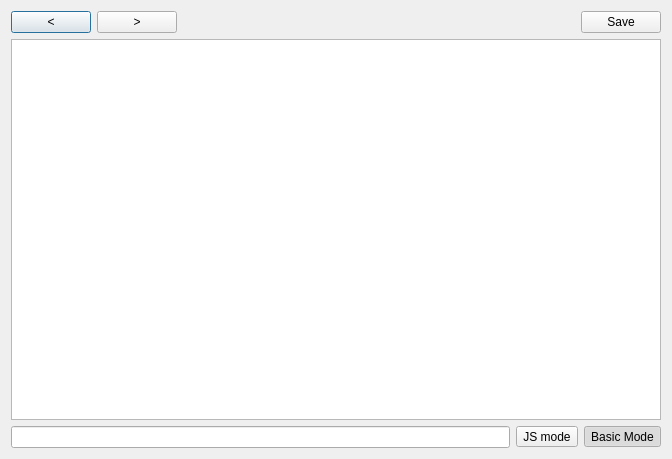
<?xml version="1.0" encoding="UTF-8"?>
<ui version="4.0">
 <class>commandWindow</class>
 <widget class="QDialog" name="commandWindow">
  <property name="geometry">
   <rect>
    <x>0</x>
    <y>0</y>
    <width>672</width>
    <height>459</height>
   </rect>
  </property>
  <property name="windowTitle">
   <string>Command interpreter</string>
  </property>
  <property name="windowOpacity">
   <double>1.000000000000000</double>
  </property>
  <property name="layoutDirection">
   <enum>Qt::LeftToRight</enum>
  </property>
  <property name="autoFillBackground">
   <bool>false</bool>
  </property>
  <layout class="QGridLayout" name="gridLayout">
   <item row="0" column="0">
    <layout class="QHBoxLayout" name="horizontalLayout">
     <item>
      <widget class="QPushButton" name="back">
       <property name="text">
        <string>&lt;</string>
       </property>
      </widget>
     </item>
     <item>
      <widget class="QPushButton" name="forward">
       <property name="text">
        <string>&gt;</string>
       </property>
      </widget>
     </item>
     <item>
      <spacer name="horizontalSpacer">
       <property name="orientation">
        <enum>Qt::Horizontal</enum>
       </property>
       <property name="sizeHint" stdset="0">
        <size>
         <width>40</width>
         <height>20</height>
        </size>
       </property>
      </spacer>
     </item>
     <item>
      <spacer name="horizontalSpacer_3">
       <property name="orientation">
        <enum>Qt::Horizontal</enum>
       </property>
       <property name="sizeHint" stdset="0">
        <size>
         <width>40</width>
         <height>20</height>
        </size>
       </property>
      </spacer>
     </item>
     <item>
      <spacer name="horizontalSpacer_2">
       <property name="orientation">
        <enum>Qt::Horizontal</enum>
       </property>
       <property name="sizeHint" stdset="0">
        <size>
         <width>40</width>
         <height>20</height>
        </size>
       </property>
      </spacer>
     </item>
     <item>
      <widget class="QPushButton" name="save">
       <property name="text">
        <string>Save</string>
       </property>
      </widget>
     </item>
    </layout>
   </item>
   <item row="1" column="0">
    <widget class="QTextEdit" name="textEdit"/>
   </item>
   <item row="2" column="0">
    <layout class="QHBoxLayout" name="horizontalLayout_2">
     <item>
      <widget class="commandLineEdit" name="lineEdit"/>
     </item>
     <item>
      <widget class="QToolButton" name="toolButtonScriptMode">
       <property name="text">
        <string>JS mode</string>
       </property>
       <property name="checkable">
        <bool>true</bool>
       </property>
       <property name="autoExclusive">
        <bool>true</bool>
       </property>
       <property name="toolButtonStyle">
        <enum>Qt::ToolButtonTextOnly</enum>
       </property>
       <attribute name="buttonGroup">
        <string notr="true">buttonGroup</string>
       </attribute>
      </widget>
     </item>
     <item>
      <widget class="QToolButton" name="toolButtonBasicMode">
       <property name="text">
        <string>Basic Mode</string>
       </property>
       <property name="checkable">
        <bool>true</bool>
       </property>
       <property name="checked">
        <bool>true</bool>
       </property>
       <property name="autoExclusive">
        <bool>true</bool>
       </property>
       <property name="toolButtonStyle">
        <enum>Qt::ToolButtonTextOnly</enum>
       </property>
       <attribute name="buttonGroup">
        <string notr="true">buttonGroup</string>
       </attribute>
      </widget>
     </item>
    </layout>
   </item>
  </layout>
 </widget>
 <customwidgets>
  <customwidget>
   <class>commandLineEdit</class>
   <extends>QLineEdit</extends>
   <header>commandlineedit.h</header>
  </customwidget>
 </customwidgets>
 <resources/>
 <connections/>
 <buttongroups>
  <buttongroup name="buttonGroup"/>
 </buttongroups>
</ui>
